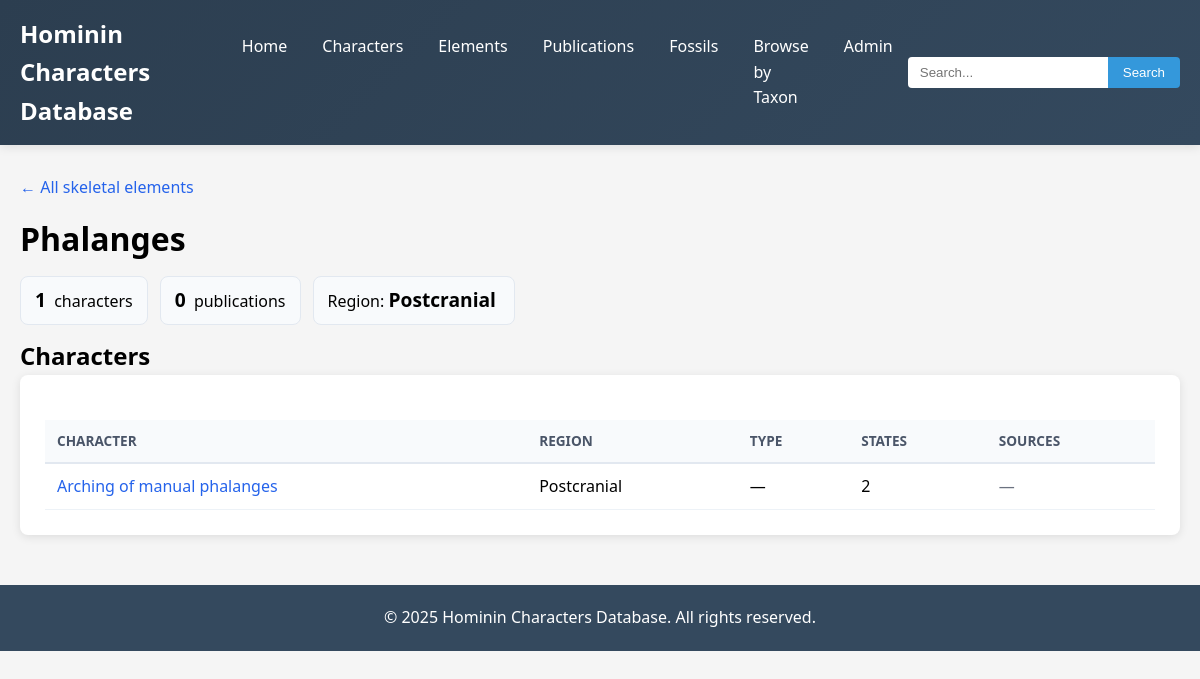
Page /elements/38/ on the earlier database version.
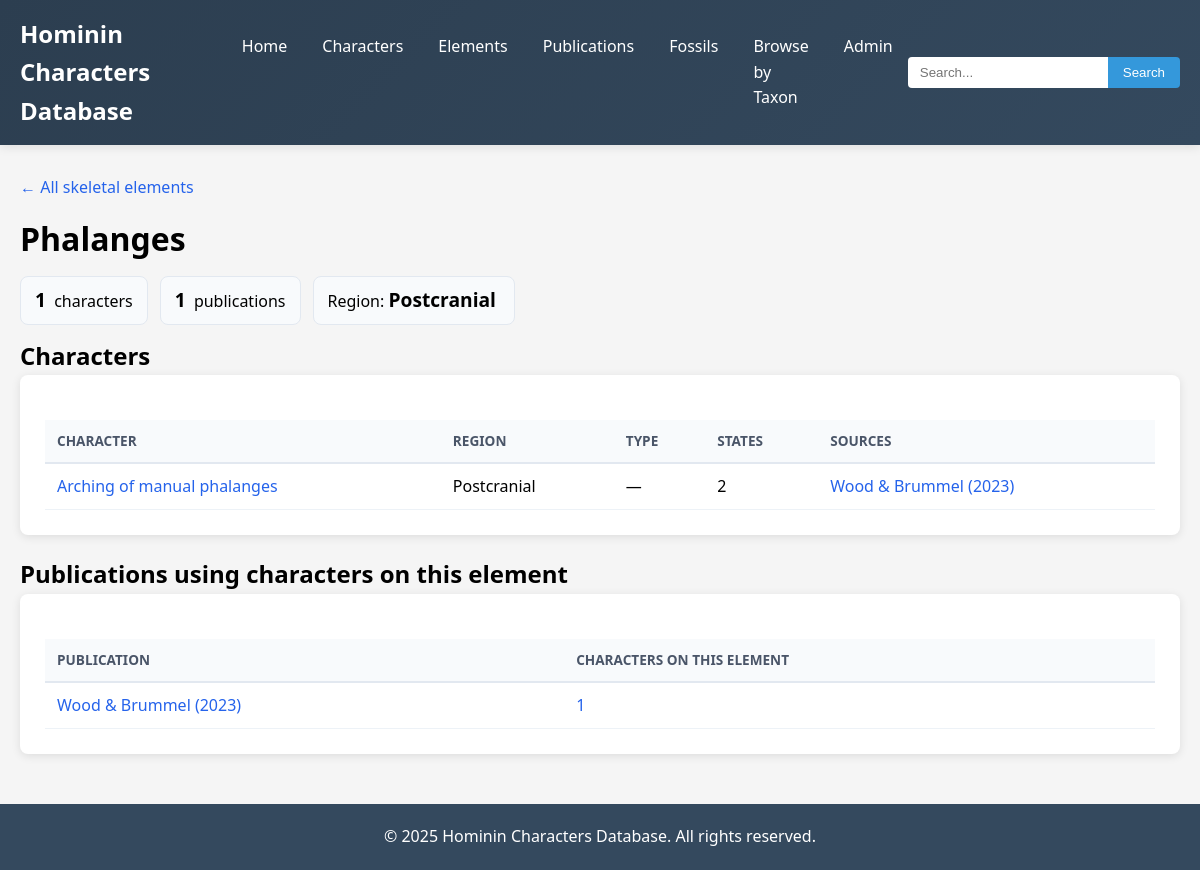
Same page on the later database version.
### hcdb/models.py (models this page shows, shortened)
class SkeletalElement(models.Model):
    name = models.CharField(max_length=100, unique=True,
                            help_text="Element name (e.g., Temporal, Mandible, Femur)")
    anatomical_region = models.CharField(max_length=100, null=True, blank=True, choices=REGIONAL_CHOICES,
                                         help_text="Default region; leave blank if characters on this element span regions")
    uberon_ID = models.CharField(max_length=100, null=True, blank=True,
                                 help_text="UBERON ID for the element itself, not the character-level structure")
    description = models.TextField(null=True, blank=True)
    notes = models.TextField(null=True, blank=True)
    created_at = models.DateTimeField(auto_now_add=True)
    updated_at = models.DateTimeField(auto_now=True)
    class Meta:
        ordering = ['name']
        verbose_name = 'Skeletal Element'
        verbose_name_plural = 'Skeletal Elements'

class Character(models.Model):
    character = models.CharField(max_length=100, null=False)
    skeletal_element = models.CharField(max_length=20, null=True, blank=True)
    anatomical_region = models.CharField(max_length=100, null=True, blank=True, choices=REGIONAL_CHOICES)
    character_type = models.CharField(max_length=100, null=False, blank=True, choices=CHARTYPE_CHOICES)
    multistate_type = models.CharField(max_length=100, null=False, blank=True, choices=ORDER_CHOICES)
    character_designation = models.CharField(max_length=50, null=True, blank=True, choices=CHARDESIGNATION_CHOICES)
    character_significance = models.CharField(max_length=50, null=True, blank=True, choices=CHARSIGNIFICANCE_CHOICES)
    uberon_ID = models.CharField(max_length=100, null=True, blank=True)
    state_code = models.TextField(null=True, blank=True)
    number_of_states = models.IntegerField(default=2, null=True, blank=True)
    taxa_found = models.CharField(max_length=200, null=True, blank=True, choices=TAXA_CHOICES)
    description = models.TextField(null=True, blank=True)
    notes = models.TextField(null=True, blank=True)
    skeletal_elements = models.ManyToManyField('SkeletalElement', related_name='characters', blank=True,
                                               help_text="Skeletal element(s) this character is scored on")
    publications = models.ManyToManyField('Publication', through='CharacterPublication',
                                          related_name='characters', blank=True,
                                          help_text="Publications that define, describe or use this character")

class Publication(models.Model):
    citation_key = models.CharField(max_length=50, unique=True,
                                    help_text="Short unique key, e.g. Strait1997, Dembo2015")
    authors = models.CharField(max_length=500, help_text="Author list, e.g. 'Strait, D.S., Grine, F.E., Moniz, M.A.'")
    year = models.IntegerField(null=True, blank=True)
    title = models.TextField(null=True, blank=True)
    journal = models.CharField(max_length=200, null=True, blank=True, help_text="Journal or book/volume title")
    volume = models.CharField(max_length=20, null=True, blank=True)
    issue = models.CharField(max_length=20, null=True, blank=True)
    pages = models.CharField(max_length=30, null=True, blank=True)
    doi = models.CharField(max_length=100, null=True, blank=True, verbose_name='DOI')
    url = models.URLField(null=True, blank=True, verbose_name='URL')
    notes = models.TextField(null=True, blank=True)
    created_at = models.DateTimeField(auto_now_add=True)
    updated_at = models.DateTimeField(auto_now=True)
    class Meta:
        ordering = ['authors', 'year']
        verbose_name = 'Publication'
        verbose_name_plural = 'Publications'
    def __str__(self):
        return f"{self.authors} ({self.year})" if self.year else self.authors

### hcdb/views.py (the view)
# urls.py: path('elements/<int:pk>/', views.SkeletalElementDetailView.as_view(), name='element_detail'),
class SkeletalElementDetailView(generic.DetailView):
    model = SkeletalElement
    template_name = 'hcdb/element_detail.html'
    context_object_name = 'element'
    def get_context_data(self, **kwargs):
        context = super().get_context_data(**kwargs)
        element = self.object
        context['characters'] = (element.characters
                                 .annotate(state_count=Count('states', distinct=True))
                                 .prefetch_related(Prefetch('publications',
                                                            queryset=Publication.objects.distinct().order_by('year')))
                                 .order_by('character'))
        context['publications'] = (Publication.objects
                                   .filter(characters__skeletal_elements=element)
                                   .annotate(character_count=Count('characters', distinct=True))
                                   .order_by('year', 'authors'))
        return context

### hcdb/templates/hcdb/element_detail.html (shortened to what this page needs)
{% extends 'hcdb/base.html' %}
{% block content %}
<a href="{% url 'hcdb:element_list' %}" class="back-link">← All skeletal elements</a>
<h1>{{ element.name }}</h1>
<div class="stat-row">
    <div class="stat-pill"><strong>{{ characters|length }}</strong> characters</div>
    <div class="stat-pill"><strong>{{ publications|length }}</strong> publications</div>
    <div class="stat-pill">Region: <strong>{{ element.get_anatomical_region_display|default:"Multiple" }}</strong></div>
</div>
<h2>Characters</h2>
<div class="card table-wrap">
    <table class="data-table">
        <thead>
            <tr><th>Character</th><th>Region</th><th>Type</th><th>States</th><th>Sources</th></tr>
        </thead>
        <tbody>
            {% for character in characters %}
            <tr>
                <td><a href="{% url 'hcdb:character_detail' character.pk %}">{{ character.character }}</a></td>
                <td>{{ character.get_anatomical_region_display|default:"—" }}</td>
                <td>{{ character.get_character_type_display|default:"—" }}</td>
                <td>{{ character.state_count }}</td>
                <td>
                    {% for pub in character.publications.all %}<a href="{% url 'hcdb:publication_detail' pub.pk %}">{{ pub }}</a>{% if not forloop.last %}; {% endif %}{% empty %}<span class="muted">—</span>{% endfor %}
                </td>
            </tr>
            {% empty %}
            <tr><td colspan="5" class="muted">No characters are linked to this element yet.</td></tr>
            {% endfor %}
        </tbody>
    </table>
</div>
{% if publications %}
<h2>Publications using characters on this element</h2>
<div class="card table-wrap">
    <table class="data-table">
        <thead><tr><th>Publication</th><th>Characters on this element</th></tr></thead>
        <tbody>
            {% for pub in publications %}
            <tr>
                <td><a href="{% url 'hcdb:publication_detail' pub.pk %}">{{ pub }}</a></td>
                <td><a href="{% url 'hcdb:character_list' %}?element={{ element.pk }}&publication={{ pub.pk }}">{{ pub.character_count }}</a></td>
            </tr>
            {% endfor %}
        </tbody>
    </table>
</div>
{% endif %}
{% endblock %}

### hcdb/templates/hcdb/base.html (shortened to what this page needs)
<!DOCTYPE html>
<html lang="en">
<head>
</head>
<body>
    <nav>
        <div class="nav-container">
            <div class="site-title">
                Hominin Characters Database
            </div>
            <ul class="nav-links">
                <li><a href="{% url 'hcdb:home' %}">Home</a></li>
                <li><a href="{% url 'hcdb:character_list' %}">Characters</a></li>
                <li><a href="{% url 'hcdb:element_list' %}">Elements</a></li>
                <li><a href="{% url 'hcdb:publication_list' %}">Publications</a></li>
                <li><a href="{% url 'hcdb:fossil_list' %}">Fossils</a></li>
                <li><a href="{% url 'hcdb:browse_by_taxon' %}">Browse by Taxon</a></li>
                <li><a href="/admin/">Admin</a></li>
            </ul>
            <div class="nav-search">
                <form action="{% url 'hcdb:search' %}" method="get">
                    <input type="text" name="q" placeholder="Search..." value="{{ search_query }}">
                    <button type="submit">Search</button>
                </form>
            </div>
        </div>
    </nav>
    <div class="container">
        {% block content %}{% endblock %}
    </div>
    <footer>
        <p>&copy; 2025 Hominin Characters Database. All rights reserved.</p>
    </footer>
</body>
</html>

### hcdb/templates/hcdb/base.html (style rules this page uses)
* { margin: 0; padding: 0; box-sizing: border-box; }
body { font-family: 'Segoe UI', Tahoma, Geneva, Verdana, sans-serif; background-color: #f5f5f5; line-height: 1.6; }
nav { background: linear-gradient(135deg, #2c3e50 0%, #34495e 100%); padding: 0; box-shadow: 0 2px 10px rgba(0,0,0,0.1); }
.nav-container { max-width: 1200px; margin: 0 auto; display: flex; justify-content: space-between; align-items: center; padding: 0 20px; }
.site-title { color: white; padding: 15px 0; font-size: 1.5em; font-weight: bold; }
.nav-links { display: flex; list-style: none; gap: 5px; }
.nav-links a { color: white; text-decoration: none; padding: 20px 15px; display: block; transition: background 0.3s; }
.nav-search { padding: 15px 0; }
.nav-search form { display: flex; }
.nav-search input { padding: 8px 12px; border: none; border-radius: 4px 0 0 4px; width: 200px; }
.nav-search button { padding: 8px 15px; border: none; background: #3498db; color: white; border-radius: 0 4px 4px 0; cursor: pointer; }
.container { max-width: 1200px; margin: 30px auto; padding: 0 20px; }
.card { background: white; padding: 25px; border-radius: 8px; box-shadow: 0 2px 10px rgba(0,0,0,0.1); margin-bottom: 20px; }
table { width: 100%; border-collapse: collapse; margin-top: 20px; }
th, td { padding: 12px; text-align: left; border-bottom: 1px solid #ddd; }
th { background: #34495e; color: white; font-weight: bold; }
footer { background: #34495e; color: white; text-align: center; padding: 20px; margin-top: 50px; }

### hcdb/templates/hcdb/_links_css.html (style rules this page uses)
.data-table { width: 100%; border-collapse: collapse; background: white; }
.data-table th { text-align: left; padding: 10px 12px; background: #f8fafc; border-bottom: 2px solid #e2e8f0; font-size: 0.85em; text-transform: uppercase; color: #4a5568; }
.data-table td { padding: 10px 12px; border-bottom: 1px solid #edf2f7; vertical-align: top; }
.data-table a { color: #2563eb; text-decoration: none; }
.table-wrap { overflow-x: auto; }
.stat-row { display: flex; flex-wrap: wrap; gap: 12px; margin: 12px 0; }
.stat-pill { background: #f8fafc; border: 1px solid #e2e8f0; border-radius: 8px; padding: 8px 14px; }
.stat-pill strong { font-size: 1.2em; margin-right: 4px; }
.back-link { display: inline-block; margin-bottom: 12px; color: #2563eb; text-decoration: none; }

Differences in the rows shown:
shown differently, row unchanged: Character "Arching of manual phalanges": no longer shows "—"
added Publication: year+authors "Wood & Brummel (2023)", character_count "1"
Other differences:
{{ publications|length }}: "0" → "1"
text now shown: "Publications using characters on this element PUBLICATION CHARACTERS ON THIS ELEMENT"
